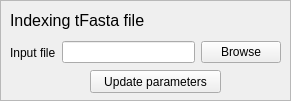
     <widget class="QFrame" name="frameIndex">
      <property name="geometry">
       <rect>
        <x>910</x>
        <y>310</y>
        <width>291</width>
        <height>101</height>
       </rect>
      </property>
      <property name="frameShape">
       <enum>QFrame::StyledPanel</enum>
      </property>
      <property name="frameShadow">
       <enum>QFrame::Raised</enum>
      </property>
      <widget class="QLabel" name="label_118">
       <property name="geometry">
        <rect>
         <x>10</x>
         <y>10</y>
         <width>261</width>
         <height>21</height>
        </rect>
       </property>
       <property name="font">
        <font>
         <pointsize>12</pointsize>
        </font>
       </property>
       <property name="text">
        <string>Indexing tFasta file</string>
       </property>
      </widget>
      <widget class="QWidget" name="layoutWidget_138">
       <property name="geometry">
        <rect>
         <x>10</x>
         <y>40</y>
         <width>271</width>
         <height>25</height>
        </rect>
       </property>
       <layout class="QHBoxLayout" name="horizontalLayout_152">
        <item>
         <widget class="QLabel" name="labelInputIndex">
          <property name="text">
           <string>Input file</string>
          </property>
         </widget>
        </item>
        <item>
         <widget class="QLineEdit" name="lineInputIndex"/>
        </item>
        <item>
         <widget class="QPushButton" name="openInputIndex">
          <property name="text">
           <string>Browse</string>
          </property>
         </widget>
        </item>
       </layout>
      </widget>
      <widget class="QPushButton" name="updateIndex">
       <property name="geometry">
        <rect>
         <x>90</x>
         <y>70</y>
         <width>131</width>
         <height>23</height>
        </rect>
       </property>
       <property name="text">
        <string>Update parameters</string>
       </property>
      </widget>
     </widget>
